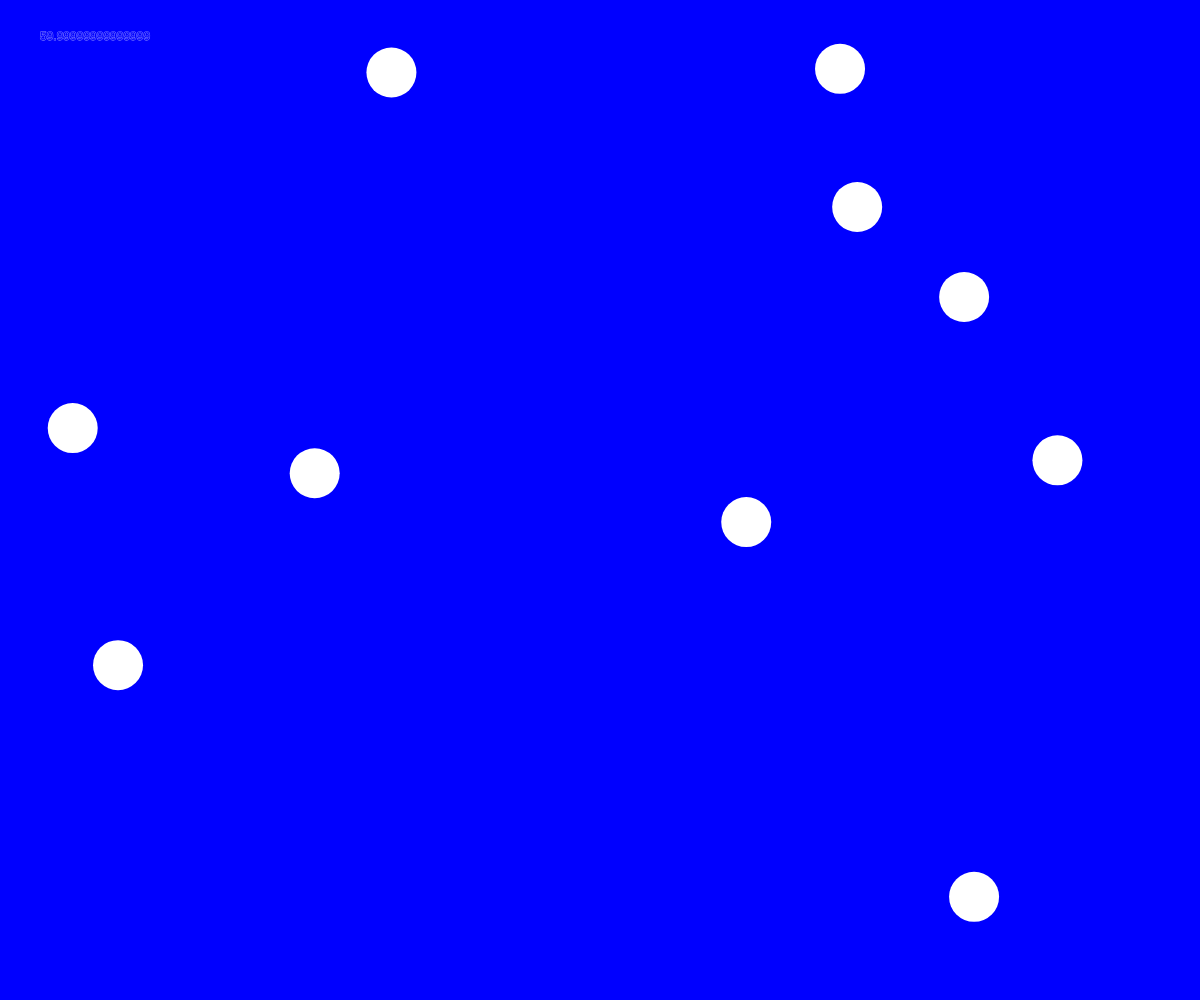
Frame 1 (no input)
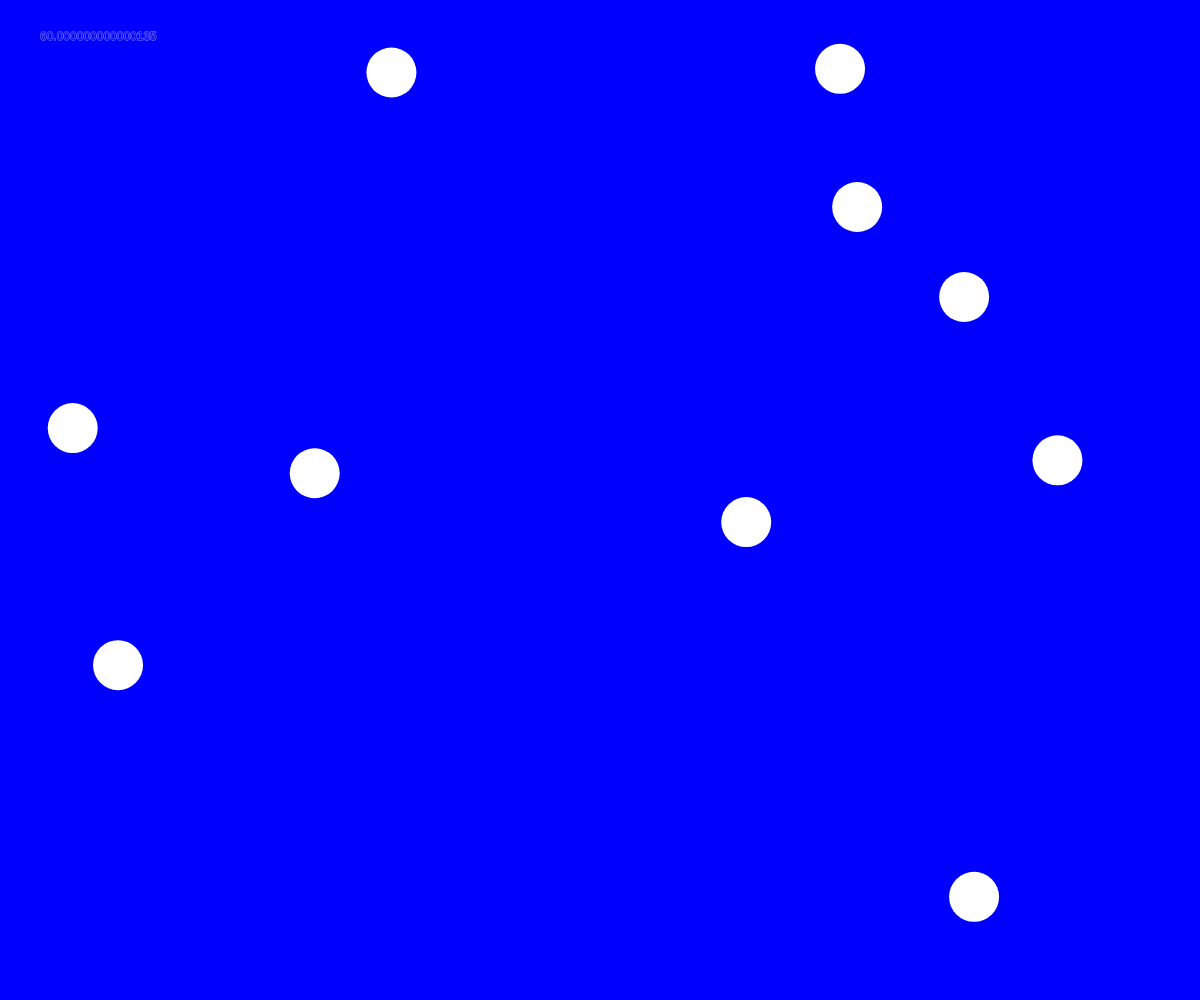
Frame 60 (no input)
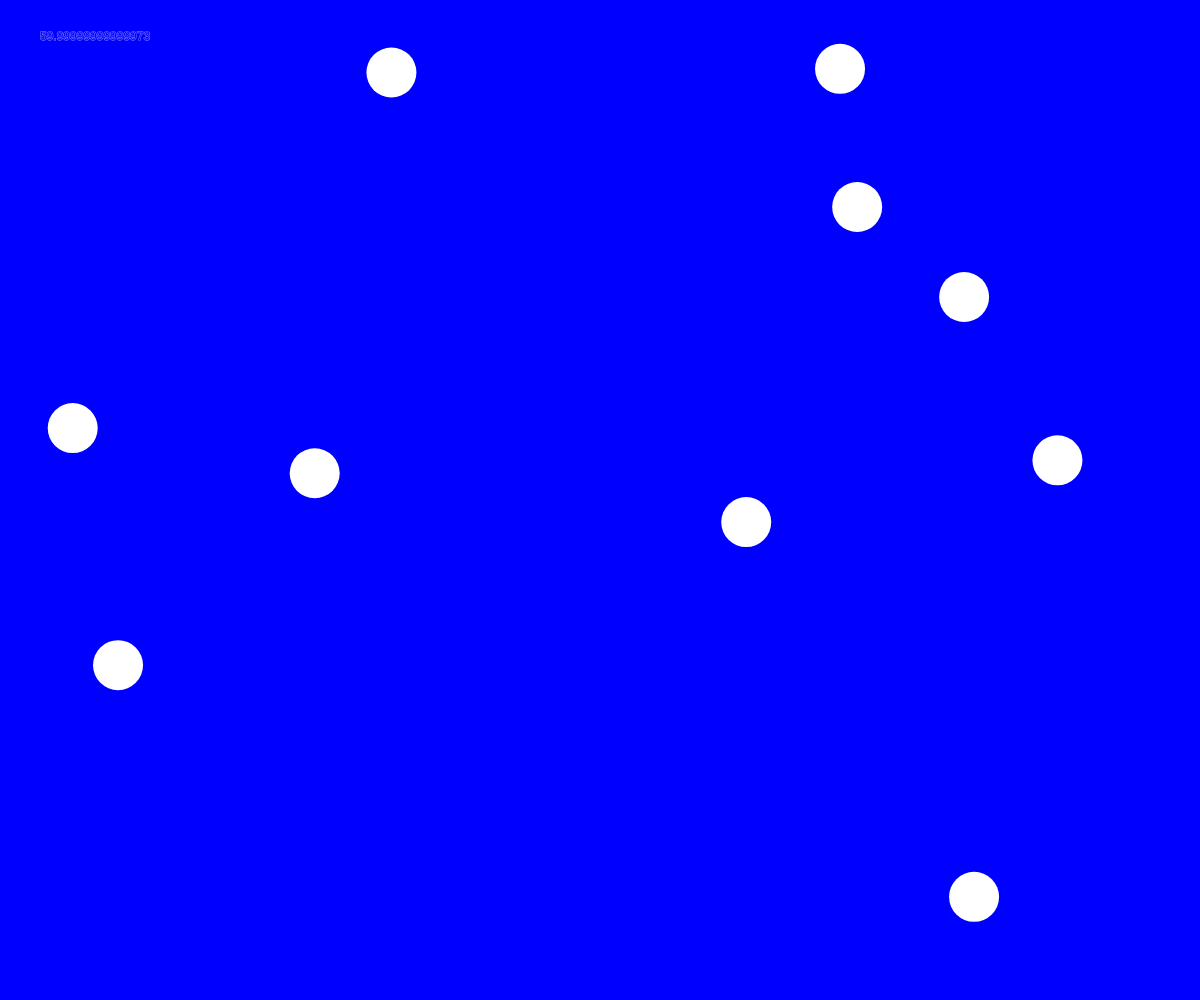
Frame 120 (the mouse pressed at the canvas centre since frame 60)

The p5.js sketch that drew these frames (run headless with seeded random() and noise() and a simulated clock; from frame 60 on, the mouse is pressed at the canvas centre):

// p5.js sketch
// ── sketch.js
/*
  Ralf Baecker 2021
  bouncing balls
*/
let myBots = [];

function setup() {
  createCanvas(windowWidth, windowHeight); // wie gross ist die zeichenfläche
  for (var i = 0; i < 10; i++) {
    myBots.push(new Bot(random(0, width), random(0, height)));
  }
  background(0, 0, 255);
}

function draw() {
  background(0, 0, 255);
  for (var i = 0; i < myBots.length; i++) {
    myBots[i].update();
    if (myBots[i].alive == 0) {
      myBots.splice(i, 1); // alten bot löschen
      myBots.push(new Bot(random(0, width), random(0, height))); // neuen bot erzeugen!!
    }
    myBots[i].draw();

  }
fill(0,0,255);
  text(frameRate(),40,40)
}

class Bot {
  constructor(x, y) {
    // initalisierung
    this.position = createVector(x, y);
    this.velocity = createVector(random(-5, 5), random(-5, 5));

    this.color = color(255);
    this.size = 50;
    this.alive = 1;
  }

  update() {
    // verhalten
    // bouncing ballls
    //this.position.add(this.velocity);
    // einfallswinkel = ausfallswinkel
    if (this.position.x <= 0) this.velocity.x*=-1;
    if (this.position.x >= width) this.velocity.x*=-1;
    if (this.position.y <= 0) this.velocity.y*=-1;
    if (this.position.y >= height) this.velocity.y*=-1;
  }

  draw() {
    // aussehen / zeichen
    noStroke(); //(255);
    fill(this.color, 128);
    ellipse(this.position.x, this.position.y, this.size, this.size)
    stroke(255,128);
    strokeWeight(1);
   
  }
}
